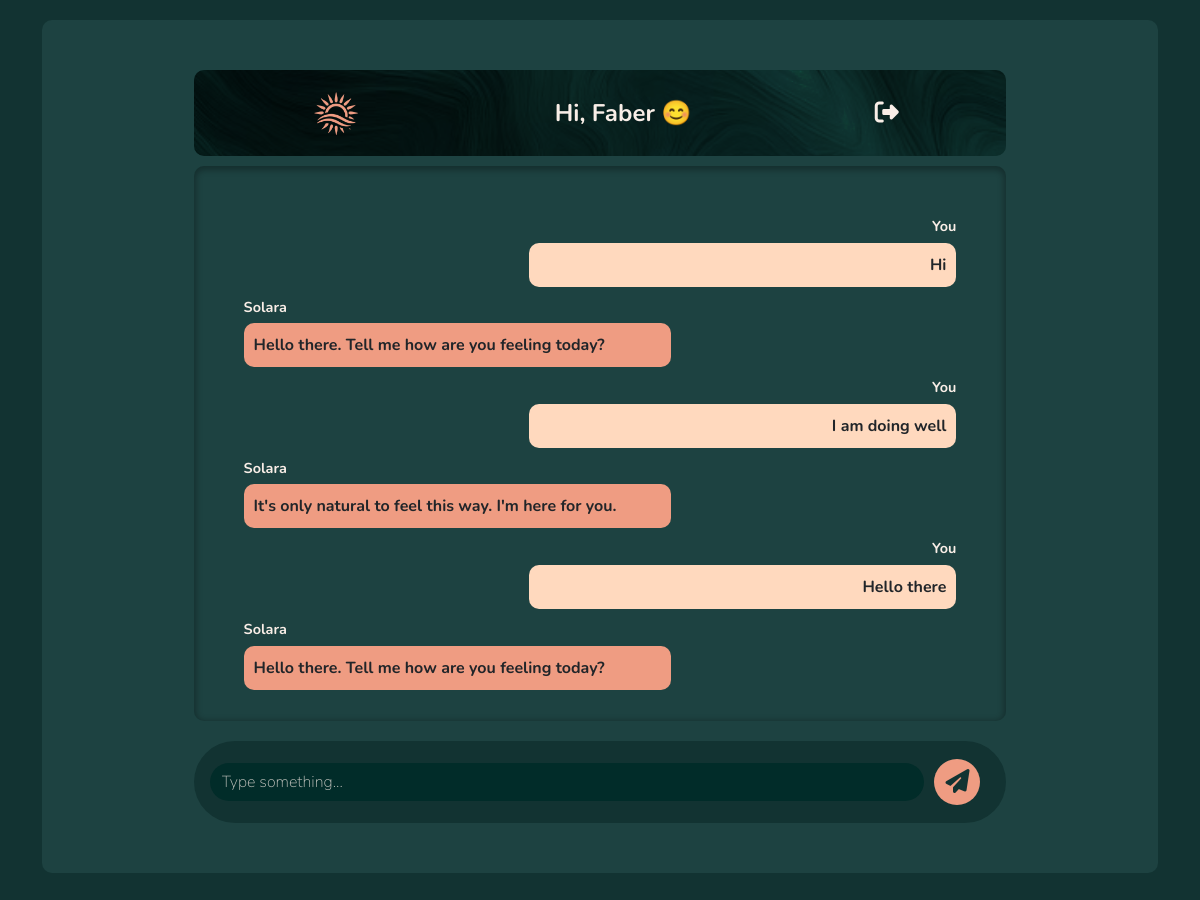
Before: /solara_ai/ (signed in) with the older database file.
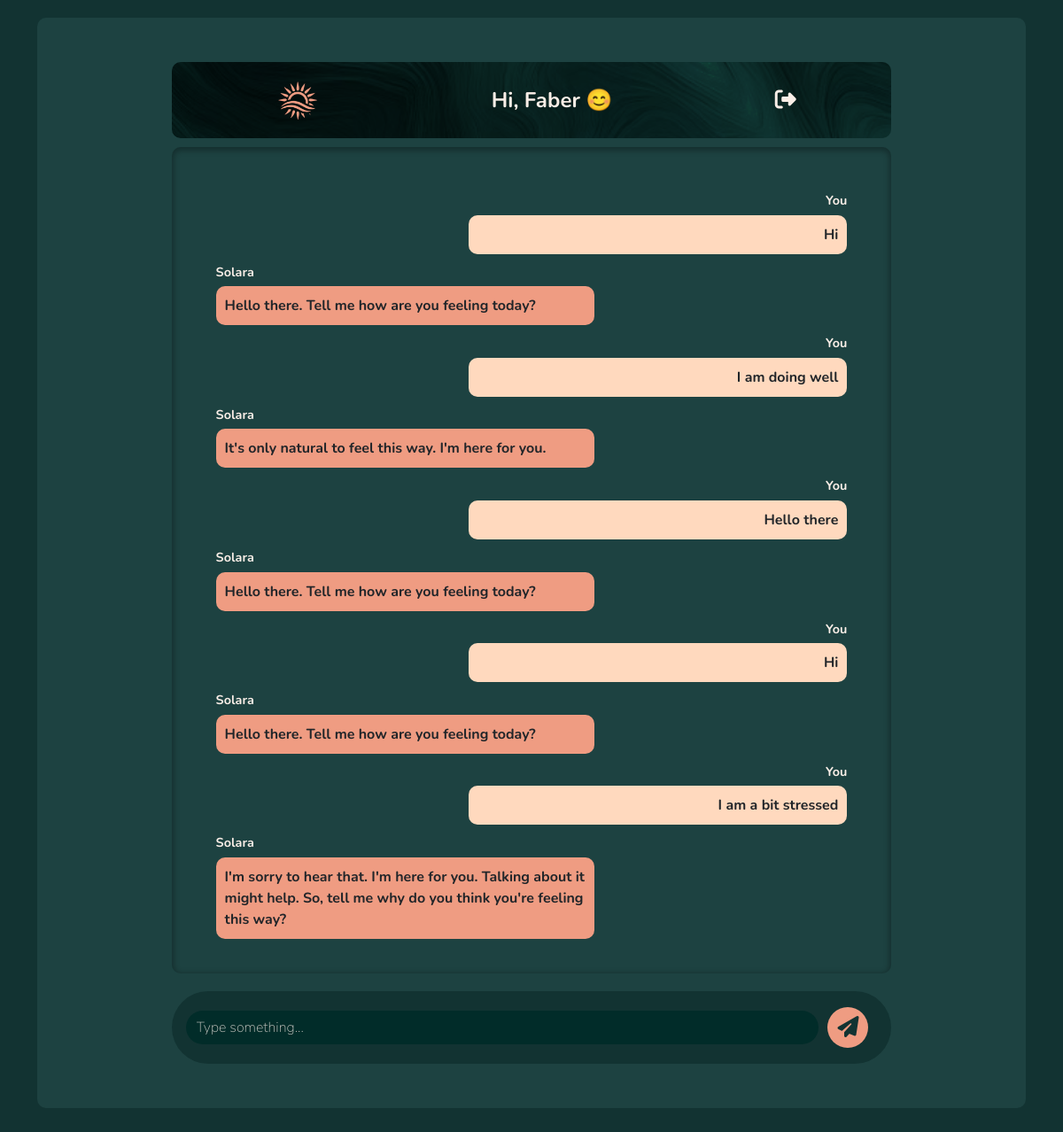
After: the same page with the newer database file.
### chatbot/models.py (models this page shows)
class Chat(models.Model):
    user = models.ForeignKey(User, on_delete=models.CASCADE)
    message = models.TextField()
    is_user = models.BooleanField(default=True)
    timestamp = models.DateTimeField(auto_now_add=True)

### chatbot/views.py (the view, shortened to what this page needs)
# urls.py: path('solara_ai/', chatbot, name = "chatbot" )
@csrf_exempt
def chatbot(request):
    if request.method == 'GET' and request.user.is_authenticated:
        chats = Chat.objects.filter(user = request.user).order_by('timestamp')
        chat_history = [{'message': chat.message, 'is_user':chat.is_user} for chat in chats]
        return render(request, 'chatbot.html', {'chat_history':chat_history})

### templates/chatbot.html (shortened to what this page needs)
{% extends "base.html" %}
{% load static %}
{% block content %}
{% if user.is_authenticated %}
<div class="container">
    <div class="card">
        <div class = "card-header">
            <div class="chat-headerbackground-container">
                <img src=" {% static "Images/Lux-7.jpg" %} " alt="backgroundimg" class="img-fluid background-image">
            </div>
            <div class="content-container">
                <a class="navbar-brand" href="">
                    <img src="{% static "Images/logo.png" %}" class="chatbot-logo"></img>
                </a>
                <p class="user_greeting"> Hi, {{user.username}} 😊</p>
                <div class="logout">
                    <a href="{% url "logout" %}"><i class="fa-solid fa-right-from-bracket fa-xl" style="color: #f9eee7;"></i></a>
                </div>
            </div>
        </div>
        <div class="card-body" id="chatbox">
            {% for chat in chat_history  %}
                {% if chat.is_user %}
                    <div class="sender-label user">You</div>
                    <div class="chat-bubble user">{{chat.message}}</div>
                {% else %}
                    <div class="sender-label bot">Solara</div>
                    <div class="chat-bubble bot">{{chat.message}}</div>
                {% endif %}
            {% endfor %}
        </div>
        <div class="card-footer">
            <form method = 'post' id='chat-form'>
                <input type="text" class ="form-control" id="message" name="message" placeholder = "Type something...">
                <button class="btn btn-custom mt-2" type="submit"><i class="fa-solid fa-paper-plane fa-xl" style="color:  #123332;"></i></button>
            </form>
        </div>
    </div>
</div>
{% endif %}
{% endblock %}

### templates/base.html (shortened to what this page needs)
<!DOCTYPE html>
<html lang="en">
<head>
    {% load static %}
    {%load static%}
    <link rel="stylesheet" href = "{% static "landing_page.css" %}">
    <link rel="stylesheet" href = "{% static "authentication.css" %}">
    <link rel="stylesheet" href = "{% static "chatbot.css" %}">
    <link href="https://cdn.rawgit.com/michalsnik/aos/2.1.1/dist/aos.css" rel="stylesheet">
    <link rel="stylesheet" href="https://unpkg.com/swiper/swiper-bundle.min.css" />
    <link href="https://stackpath.bootstrapcdn.com/bootstrap/4.5.2/css/bootstrap.min.css" rel="stylesheet">
    <link href="https://cdn.jsdelivr.net/npm/bootstrap@5.3.3/dist/css/bootstrap.min.css" rel="stylesheet">
</head>
<body>
    {% block content %}{% endblock %}
</body>
</html>

### static/landing_page.css (style rules this page uses)
body { font-family: 'Nunito' !important; font-weight: 200 !important; background-color: #123332 !important; color: #f9eee7; }
.btn-custom { background-color: #ef9c82 !important; color: #123332 !important; font-weight: 700 !important; padding: 1rem 2rem; border-radius: 50px; transition: all 0.3 ease; font-size: clamp(1rem, 1.5vw, 1.25rem); text-decoration: none; display: inline-block; border: none; }

### static/authentication.css (style rules this page uses)
.background-image { width: 100%; height: 100%; object-fit: cover; mix-blend-mode: hard-light; }
.navbar-brand { display: flex; justify-content: center !important; align-items: flex-end; }
form { display: flex; flex-direction: column; justify-content: center; align-items: center; padding: 20px; margin: 20px; }
.form-control { width: 400px !important; border: 2px solid #ffd9be !important; background-color: transparent !important; border-radius: 10px !important; color: #f9eee7 !important; font-weight: 200 !important; }

### static/chatbot.css (style rules this page uses)
.card { background-color: #1d4241 !important; border: none !important; padding: 50px; margin-top: 20px; border-radius: 10px !important; }
.content-container { position: relative; z-index: 2; display: flex; align-items: center; justify-content: space-around; width: 100%; }
.user_greeting { color: #f9eee7; font-weight: 700 !important; font-size: 24px; margin: 0; }
.chatbot-logo { width: 70px; height: auto; transition: transform 0.3s ease; }
.logout { display: flex; align-items: center; transition: transform 0.3s ease; }
.card-header { display: flex; justify-content: center !important; align-items: center; margin-top: 20px; padding: 10px 20px; width: 80%; margin: 0 auto; border: none !important; background-color: #123332 !important; margin-bottom: 10px !important; position: relative; border-radius: 10px !important; }
.chat-headerbackground-container { position: absolute; top: 0; left: 0; width: 100%; height: 100%; z-index: 0; overflow: hidden; mix-blend-mode: hard-light; border-radius: 10px !important; }
.chat-headerbackground-container .background-image { width: 100%; height: 100%; object-fit: cover; }
.card-body { width:80%; border: none !important; overflow-y: auto; padding: 20px; margin: 0 auto; height: 55vh; border-radius: 10px; box-shadow: inset 0 2px 6px 2px rgba(0, 0, 0, 0.3); padding: 20px; background-color: #1d4241 !important; }
.card-footer { border: none !important; width: 80% !important; align-self: center; margin-top: 20px; border-radius: 50px !important; background-color: #123332 !important; }
#message { border: none !important; color: #f9eee7 !important; width: 100% !important; border-radius: 50px !important; max-width: 900px !important; background-color: #012c29 !important; }
.form-control { color: #f9eee7 !important; }
::placeholder { color: #f9eee7 !important ; opacity: 0.8 !important; }
.card-footer form .btn { transition: all 0.3s ease; border-radius: 60% !important; padding: 10px !important; margin: 10px !important; }
.card-footer form { display: flex; flex-direction: row !important; justify-content: center; align-items: center; width: 100%; margin: 0; padding: 0; }
#chatbox { display: flex; flex-direction: column; padding: 50px; border: 1px solid #ccc; overflow-y: auto; }
.chat-bubble { padding: 10px; border-radius: 10px; margin-bottom: 10px; width: 60%; word-wrap: break-word; clear: both; position: relative; }
.sender-label { font-weight: bold; margin-bottom: 5px; font-size: 0.9em; color: #f9eee7 !important; }
.chat-bubble.user { background-color: #ffd9be; font-weight: 700 !important; align-self: flex-end !important; text-align: right; }
.chat-bubble.bot { background-color: #ef9c82; font-weight: 700 !important; }
.sender-label.user { align-self: flex-end !important; }

### templates/base.html (style rules this page uses)
* { box-sizing: border-box; margin: 0; padding: 0; }

Changed rows visible on the page:
added Chat: message "Hi"
added Chat: message "Hello there. Tell me how are you feeling today?"
added Chat: message "I am a bit stressed"
added Chat: message "I'm sorry to hear that. I'm here for you. Talking about it might help. So, tell me why do you think you're feeling this way?"
Other visible differences:
new list line: "You"
new list line: "Solara"
